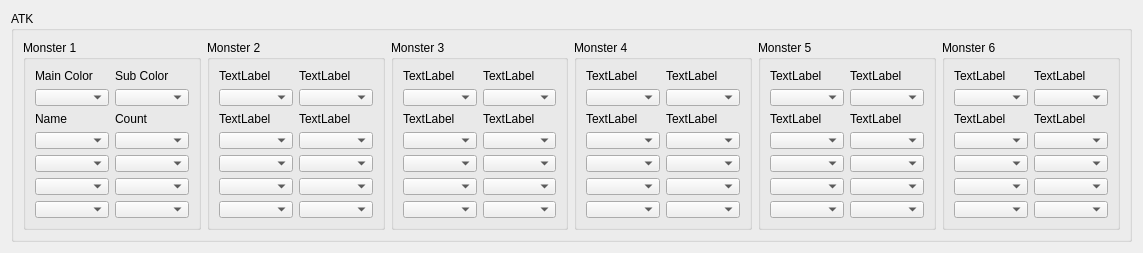
                     <widget class="QWidget" name="scrollAreaWidgetContents_11">
                      <property name="geometry">
                       <rect>
                        <x>-192</x>
                        <y>0</y>
                        <width>1143</width>
                        <height>252</height>
                       </rect>
                      </property>
                      <layout class="QGridLayout" name="gridLayout_34">
                       <item row="0" column="0">
                        <widget class="QGroupBox" name="groupBox_10">
                         <property name="title">
                          <string>ATK</string>
                         </property>
                         <layout class="QGridLayout" name="gridLayout_32">
                          <item row="0" column="2">
                           <widget class="QGroupBox" name="groupBox_14">
                            <property name="maximumSize">
                             <size>
                              <width>16777215</width>
                              <height>190</height>
                             </size>
                            </property>
                            <property name="title">
                             <string>Monster 3</string>
                            </property>
                            <layout class="QGridLayout" name="gridLayout_36">
                             <item row="1" column="1">
                              <widget class="QComboBox" name="comboBox_119"/>
                             </item>
                             <item row="1" column="0">
                              <widget class="QComboBox" name="comboBox_118"/>
                             </item>
                             <item row="4" column="1">
                              <widget class="QComboBox" name="comboBox_79"/>
                             </item>
                             <item row="3" column="0">
                              <widget class="QComboBox" name="comboBox_76"/>
                             </item>
                             <item row="5" column="0">
                              <widget class="QComboBox" name="comboBox_80"/>
                             </item>
                             <item row="6" column="1">
                              <widget class="QComboBox" name="comboBox_83"/>
                             </item>
                             <item row="4" column="0">
                              <widget class="QComboBox" name="comboBox_78"/>
                             </item>
                             <item row="2" column="0">
                              <widget class="QLabel" name="label_37">
                               <property name="maximumSize">
                                <size>
                                 <width>16777215</width>
                                 <height>16</height>
                                </size>
                               </property>
                               <property name="text">
                                <string>TextLabel</string>
                               </property>
                              </widget>
                             </item>
                             <item row="3" column="1">
                              <widget class="QComboBox" name="comboBox_77"/>
                             </item>
                             <item row="5" column="1">
                              <widget class="QComboBox" name="comboBox_81"/>
                             </item>
                             <item row="6" column="0">
                              <widget class="QComboBox" name="comboBox_82"/>
                             </item>
                             <item row="2" column="1">
                              <widget class="QLabel" name="label_38">
                               <property name="maximumSize">
                                <size>
                                 <width>16777215</width>
                                 <height>16</height>
                                </size>
                               </property>
                               <property name="text">
                                <string>TextLabel</string>
                               </property>
                              </widget>
                             </item>
                             <item row="0" column="0">
                              <widget class="QLabel" name="label_55">
                               <property name="text">
                                <string>TextLabel</string>
                               </property>
                              </widget>
                             </item>
                             <item row="0" column="1">
                              <widget class="QLabel" name="label_56">
                               <property name="text">
                                <string>TextLabel</string>
                               </property>
                              </widget>
                             </item>
                            </layout>
                           </widget>
                          </item>
                          <item row="0" column="1">
                           <widget class="QGroupBox" name="groupBox_13">
                            <property name="maximumSize">
                             <size>
                              <width>16777215</width>
                              <height>190</height>
                             </size>
                            </property>
                            <property name="title">
                             <string>Monster 2</string>
                            </property>
                            <layout class="QGridLayout" name="gridLayout_35">
                             <item row="1" column="1">
                              <widget class="QComboBox" name="comboBox_117"/>
                             </item>
                             <item row="0" column="1">
                              <widget class="QLabel" name="label_54">
                               <property name="text">
                                <string>TextLabel</string>
                               </property>
                              </widget>
                             </item>
                             <item row="1" column="0">
                              <widget class="QComboBox" name="comboBox_116"/>
                             </item>
                             <item row="2" column="1">
                              <widget class="QLabel" name="label_36">
                               <property name="maximumSize">
                                <size>
                                 <width>16777215</width>
                                 <height>16</height>
                                </size>
                               </property>
                               <property name="text">
                                <string>TextLabel</string>
                               </property>
                              </widget>
                             </item>
                             <item row="4" column="1">
                              <widget class="QComboBox" name="comboBox_71"/>
                             </item>
                             <item row="3" column="0">
                              <widget class="QComboBox" name="comboBox_68"/>
                             </item>
                             <item row="6" column="0">
                              <widget class="QComboBox" name="comboBox_74"/>
                             </item>
                             <item row="4" column="0">
                              <widget class="QComboBox" name="comboBox_70"/>
                             </item>
                             <item row="2" column="0">
                              <widget class="QLabel" name="label_35">
                               <property name="maximumSize">
                                <size>
                                 <width>16777215</width>
                                 <height>16</height>
                                </size>
                               </property>
                               <property name="text">
                                <string>TextLabel</string>
                               </property>
                              </widget>
                             </item>
                             <item row="6" column="1">
                              <widget class="QComboBox" name="comboBox_75"/>
                             </item>
                             <item row="3" column="1">
                              <widget class="QComboBox" name="comboBox_69"/>
                             </item>
                             <item row="5" column="0">
                              <widget class="QComboBox" name="comboBox_72"/>
                             </item>
                             <item row="5" column="1">
                              <widget class="QComboBox" name="comboBox_73"/>
                             </item>
                             <item row="0" column="0">
                              <widget class="QLabel" name="label_53">
                               <property name="text">
                                <string>TextLabel</string>
                               </property>
                              </widget>
                             </item>
                            </layout>
                           </widget>
                          </item>
                          <item row="0" column="5">
                           <widget class="QGroupBox" name="groupBox_17">
                            <property name="maximumSize">
                             <size>
                              <width>16777215</width>
                              <height>190</height>
                             </size>
                            </property>
                            <property name="title">
                             <string>Monster 6</string>
                            </property>
                            <layout class="QGridLayout" name="gridLayout_39">
                             <item row="0" column="0">
                              <widget class="QLabel" name="label_61">
                               <property name="text">
                                <string>TextLabel</string>
                               </property>
                              </widget>
                             </item>
                             <item row="0" column="1">
                              <widget class="QLabel" name="label_62">
                               <property name="text">
                                <string>TextLabel</string>
                               </property>
                              </widget>
                             </item>
                             <item row="2" column="1">
                              <widget class="QLabel" name="label_44">
                               <property name="maximumSize">
                                <size>
                                 <width>16777215</width>
                                 <height>16</height>
                                </size>
                               </property>
                               <property name="text">
                                <string>TextLabel</string>
                               </property>
                              </widget>
                             </item>
                             <item row="4" column="1">
                              <widget class="QComboBox" name="comboBox_103"/>
                             </item>
                             <item row="3" column="0">
                              <widget class="QComboBox" name="comboBox_100"/>
                             </item>
                             <item row="2" column="0">
                              <widget class="QLabel" name="label_43">
                               <property name="maximumSize">
                                <size>
                                 <width>16777215</width>
                                 <height>16</height>
                                </size>
                               </property>
                               <property name="text">
                                <string>TextLabel</string>
                               </property>
                              </widget>
                             </item>
                             <item row="4" column="0">
                              <widget class="QComboBox" name="comboBox_102"/>
                             </item>
                             <item row="6" column="1">
                              <widget class="QComboBox" name="comboBox_107"/>
                             </item>
                             <item row="5" column="0">
                              <widget class="QComboBox" name="comboBox_104"/>
                             </item>
                             <item row="5" column="1">
                              <widget class="QComboBox" name="comboBox_105"/>
                             </item>
                             <item row="3" column="1">
                              <widget class="QComboBox" name="comboBox_101"/>
                             </item>
                             <item row="6" column="0">
                              <widget class="QComboBox" name="comboBox_106"/>
                             </item>
                             <item row="1" column="0">
                              <widget class="QComboBox" name="comboBox_124"/>
                             </item>
                             <item row="1" column="1">
                              <widget class="QComboBox" name="comboBox_125"/>
                             </item>
                            </layout>
                           </widget>
                          </item>
                          <item row="0" column="4">
                           <widget class="QGroupBox" name="groupBox_16">
                            <property name="maximumSize">
                             <size>
                              <width>16777215</width>
                              <height>190</height>
                             </size>
                            </property>
                            <property name="title">
                             <string>Monster 5</string>
                            </property>
                            <layout class="QGridLayout" name="gridLayout_38">
                             <item row="1" column="1">
                              <widget class="QComboBox" name="comboBox_123"/>
                             </item>
                             <item row="1" column="0">
                              <widget class="QComboBox" name="comboBox_122"/>
                             </item>
                             <item row="3" column="1">
                              <widget class="QComboBox" name="comboBox_94"/>
                             </item>
                             <item row="4" column="0">
                              <widget class="QComboBox" name="comboBox_96"/>
                             </item>
                             <item row="4" column="1">
                              <widget class="QComboBox" name="comboBox_97"/>
                             </item>
                             <item row="3" column="0">
                              <widget class="QComboBox" name="comboBox_95"/>
                             </item>
                             <item row="2" column="0">
                              <widget class="QLabel" name="label_41">
                               <property name="maximumSize">
                                <size>
                                 <width>16777215</width>
                                 <height>16</height>
                                </size>
                               </property>
                               <property name="text">
                                <string>TextLabel</string>
                               </property>
                              </widget>
                             </item>
                             <item row="2" column="1">
                              <widget class="QLabel" name="label_42">
                               <property name="maximumSize">
                                <size>
                                 <width>16777215</width>
                                 <height>16</height>
                                </size>
                               </property>
                               <property name="text">
                                <string>TextLabel</string>
                               </property>
                              </widget>
                             </item>
                             <item row="6" column="0">
                              <widget class="QComboBox" name="comboBox_88"/>
                             </item>
                             <item row="5" column="1">
                              <widget class="QComboBox" name="comboBox_99"/>
                             </item>
                             <item row="5" column="0">
                              <widget class="QComboBox" name="comboBox_98"/>
                             </item>
                             <item row="6" column="1">
                              <widget class="QComboBox" name="comboBox_93"/>
                             </item>
                             <item row="0" column="0">
                              <widget class="QLabel" name="label_59">
                               <property name="text">
                                <string>TextLabel</string>
                               </property>
                              </widget>
                             </item>
                             <item row="0" column="1">
                              <widget class="QLabel" name="label_60">
                               <property name="text">
                                <string>TextLabel</string>
                               </property>
                              </widget>
                             </item>
                            </layout>
                           </widget>
                          </item>
                          <item row="0" column="0">
                           <widget class="QGroupBox" name="groupBox_12">
                            <property name="maximumSize">
                             <size>
                              <width>16777215</width>
                              <height>190</height>
                             </size>
                            </property>
                            <property name="title">
                             <string>Monster 1</string>
                            </property>
                            <layout class="QGridLayout" name="gridLayout_33">
                             <item row="5" column="0">
                              <widget class="QComboBox" name="comboBox_64"/>
                             </item>
                             <item row="4" column="0">
                              <widget class="QComboBox" name="comboBox_66"/>
                             </item>
                             <item row="3" column="0">
                              <widget class="QComboBox" name="comboBox_63"/>
                             </item>
                             <item row="4" column="1">
                              <widget class="QComboBox" name="comboBox_67"/>
                             </item>
                             <item row="5" column="1">
                              <widget class="QComboBox" name="comboBox_61"/>
                             </item>
                             <item row="2" column="0">
                              <widget class="QLabel" name="label_33">
                               <property name="maximumSize">
                                <size>
                                 <width>16777215</width>
                                 <height>16</height>
                                </size>
                               </property>
                               <property name="text">
                                <string>Name</string>
                               </property>
                              </widget>
                             </item>
                             <item row="7" column="0">
                              <widget class="QComboBox" name="comboBox_65"/>
                             </item>
                             <item row="2" column="1">
                              <widget class="QLabel" name="label_34">
                               <property name="maximumSize">
                                <size>
                                 <width>16777215</width>
                                 <height>16</height>
                                </size>
                               </property>
                               <property name="text">
                                <string>Count</string>
                               </property>
                              </widget>
                             </item>
                             <item row="7" column="1">
                              <widget class="QComboBox" name="comboBox_62"/>
                             </item>
                             <item row="3" column="1">
                              <widget class="QComboBox" name="comboBox_60"/>
                             </item>
                             <item row="0" column="0">
                              <widget class="QLabel" name="label_51">
                               <property name="text">
                                <string>Main Color</string>
                               </property>
                              </widget>
                             </item>
                             <item row="0" column="1">
                              <widget class="QLabel" name="label_52">
                               <property name="text">
                                <string>Sub Color</string>
                               </property>
                              </widget>
                             </item>
                             <item row="1" column="1">
                              <widget class="QComboBox" name="comboBox_114"/>
                             </item>
                             <item row="1" column="0">
                              <widget class="QComboBox" name="comboBox_115"/>
                             </item>
                            </layout>
                           </widget>
                          </item>
                          <item row="0" column="3">
                           <widget class="QGroupBox" name="groupBox_15">
                            <property name="maximumSize">
                             <size>
                              <width>16777215</width>
                              <height>190</height>
                             </size>
                            </property>
                            <property name="title">
                             <string>Monster 4</string>
                            </property>
                            <layout class="QGridLayout" name="gridLayout_37">
                             <item row="0" column="1">
                              <widget class="QLabel" name="label_58">
                               <property name="text">
                                <string>TextLabel</string>
                               </property>
                              </widget>
                             </item>
                             <item row="0" column="0">
                              <widget class="QLabel" name="label_57">
                               <property name="text">
                                <string>TextLabel</string>
                               </property>
                              </widget>
                             </item>
                             <item row="2" column="1">
                              <widget class="QLabel" name="label_40">
                               <property name="maximumSize">
                                <size>
                                 <width>16777215</width>
                                 <height>16</height>
                                </size>
                               </property>
                               <property name="text">
                                <string>TextLabel</string>
                               </property>
                              </widget>
                             </item>
                             <item row="3" column="1">
                              <widget class="QComboBox" name="comboBox_89"/>
                             </item>
                             <item row="5" column="0">
                              <widget class="QComboBox" name="comboBox_86"/>
                             </item>
                             <item row="3" column="0">
                              <widget class="QComboBox" name="comboBox_84"/>
                             </item>
                             <item row="4" column="1">
                              <widget class="QComboBox" name="comboBox_90"/>
                             </item>
                             <item row="4" column="0">
                              <widget class="QComboBox" name="comboBox_85"/>
                             </item>
                             <item row="2" column="0">
                              <widget class="QLabel" name="label_39">
                               <property name="maximumSize">
                                <size>
                                 <width>16777215</width>
                                 <height>16</height>
                                </size>
                               </property>
                               <property name="text">
                                <string>TextLabel</string>
                               </property>
                              </widget>
                             </item>
                             <item row="5" column="1">
                              <widget class="QComboBox" name="comboBox_91"/>
                             </item>
                             <item row="6" column="1">
                              <widget class="QComboBox" name="comboBox_92"/>
                             </item>
                             <item row="6" column="0">
                              <widget class="QComboBox" name="comboBox_87"/>
                             </item>
                             <item row="1" column="0">
                              <widget class="QComboBox" name="comboBox_120"/>
                             </item>
                             <item row="1" column="1">
                              <widget class="QComboBox" name="comboBox_121"/>
                             </item>
                            </layout>
                           </widget>
                          </item>
                         </layout>
                        </widget>
                       </item>
                      </layout>
                     </widget>
